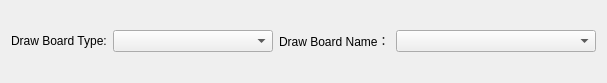
<?xml version="1.0" encoding="UTF-8"?>
<ui version="4.0">
 <class>OpenBoardWidget</class>
 <widget class="QWidget" name="OpenBoardWidget">
  <property name="geometry">
   <rect>
    <x>0</x>
    <y>0</y>
    <width>573</width>
    <height>83</height>
   </rect>
  </property>
  <property name="windowTitle">
   <string>OpenBoardWidget</string>
  </property>
  <layout class="QGridLayout" name="gridLayout">
   <item row="0" column="0">
    <widget class="QLabel" name="label">
     <property name="sizePolicy">
      <sizepolicy hsizetype="Fixed" vsizetype="Preferred">
       <horstretch>0</horstretch>
       <verstretch>0</verstretch>
      </sizepolicy>
     </property>
     <property name="text">
      <string>Draw Board Type:</string>
     </property>
    </widget>
   </item>
   <item row="0" column="1">
    <widget class="QComboBox" name="cbox_boardType">
     <property name="sizePolicy">
      <sizepolicy hsizetype="Expanding" vsizetype="Fixed">
       <horstretch>0</horstretch>
       <verstretch>0</verstretch>
      </sizepolicy>
     </property>
     <property name="minimumSize">
      <size>
       <width>160</width>
       <height>0</height>
      </size>
     </property>
    </widget>
   </item>
   <item row="0" column="2">
    <widget class="QLabel" name="label_2">
     <property name="sizePolicy">
      <sizepolicy hsizetype="Fixed" vsizetype="Preferred">
       <horstretch>0</horstretch>
       <verstretch>0</verstretch>
      </sizepolicy>
     </property>
     <property name="text">
      <string>Draw Board Name：</string>
     </property>
    </widget>
   </item>
   <item row="0" column="3">
    <widget class="QComboBox" name="cbox_boardName">
     <property name="sizePolicy">
      <sizepolicy hsizetype="Expanding" vsizetype="Fixed">
       <horstretch>0</horstretch>
       <verstretch>0</verstretch>
      </sizepolicy>
     </property>
     <property name="minimumSize">
      <size>
       <width>200</width>
       <height>0</height>
      </size>
     </property>
    </widget>
   </item>
  </layout>
 </widget>
 <layoutdefault spacing="6" margin="11"/>
 <resources/>
 <connections/>
</ui>
